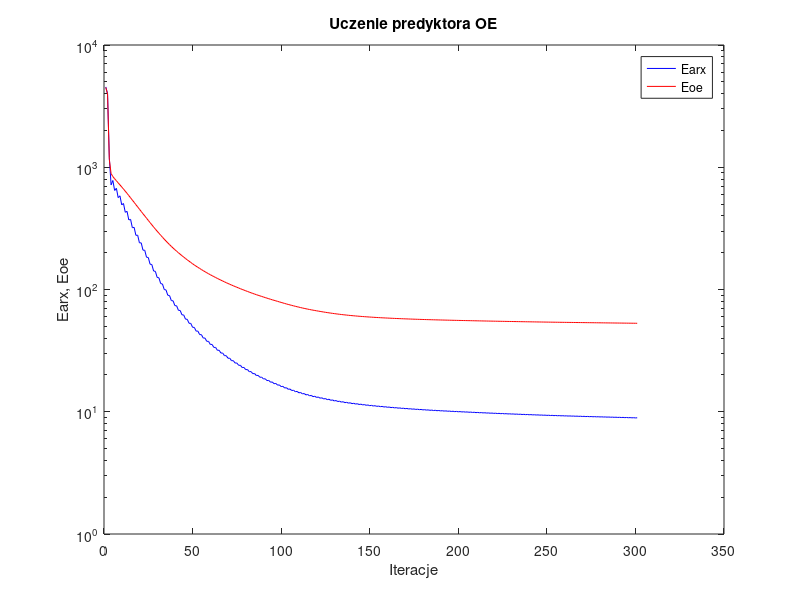
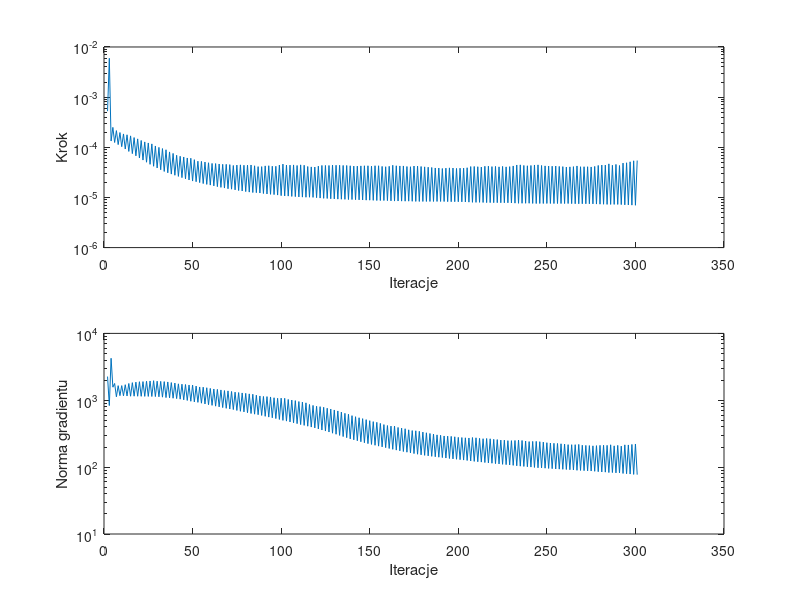

These figures' MATLAB source, in order:
%uczenie predyktora oe
clear all;
n=0; farx(n+1)=4.540924e+003; foe(n+1)=4.496766e+003; wspucz(n+1)=0.000000e+000; ng(n+1)=0.000000e+000;
n=1; farx(n+1)=4.000010e+003; foe(n+1)=3.974479e+003; krok(n+1)=5.252174e-004; ng(n+1)=2.262831e+003;
n=2; farx(n+1)=1.194707e+003; foe(n+1)=1.157136e+003; krok(n+1)=5.945944e-003; ng(n+1)=8.329974e+002;
n=3; farx(n+1)=7.176865e+002; foe(n+1)=8.875226e+002; krok(n+1)=1.333447e-004; ng(n+1)=4.246349e+003;
n=4; farx(n+1)=7.792118e+002; foe(n+1)=8.395324e+002; krok(n+1)=2.494331e-004; ng(n+1)=1.568692e+003;
n=5; farx(n+1)=6.459919e+002; foe(n+1)=8.051001e+002; krok(n+1)=1.246876e-004; ng(n+1)=1.782667e+003;
n=6; farx(n+1)=6.726604e+002; foe(n+1)=7.754794e+002; krok(n+1)=2.151397e-004; ng(n+1)=1.127198e+003;
n=7; farx(n+1)=5.642516e+002; foe(n+1)=7.450456e+002; krok(n+1)=1.131625e-004; ng(n+1)=1.653365e+003;
n=8; farx(n+1)=5.837962e+002; foe(n+1)=7.178771e+002; krok(n+1)=1.966794e-004; ng(n+1)=1.171506e+003;
n=9; farx(n+1)=4.924250e+002; foe(n+1)=6.895396e+002; krok(n+1)=1.028627e-004; ng(n+1)=1.656334e+003;
n=10; farx(n+1)=5.052836e+002; foe(n+1)=6.637538e+002; krok(n+1)=1.845902e-004; ng(n+1)=1.166904e+003;
n=11; farx(n+1)=4.282009e+002; foe(n+1)=6.368036e+002; krok(n+1)=9.242591e-005; ng(n+1)=1.708206e+003;
n=12; farx(n+1)=4.358257e+002; foe(n+1)=6.119873e+002; krok(n+1)=1.775310e-004; ng(n+1)=1.159390e+003;
n=13; farx(n+1)=3.707849e+002; foe(n+1)=5.862237e+002; krok(n+1)=8.271938e-005; ng(n+1)=1.781400e+003;
n=14; farx(n+1)=3.746421e+002; foe(n+1)=5.625606e+002; krok(n+1)=1.688183e-004; ng(n+1)=1.149181e+003;
n=15; farx(n+1)=3.202713e+002; foe(n+1)=5.384282e+002; krok(n+1)=7.481366e-005; ng(n+1)=1.833919e+003;
n=16; farx(n+1)=3.224251e+002; foe(n+1)=5.166109e+002; krok(n+1)=1.562643e-004; ng(n+1)=1.150543e+003;
n=17; farx(n+1)=2.774669e+002; foe(n+1)=4.943819e+002; krok(n+1)=6.756687e-005; ng(n+1)=1.866132e+003;
n=18; farx(n+1)=2.781677e+002; foe(n+1)=4.741390e+002; krok(n+1)=1.471357e-004; ng(n+1)=1.148421e+003;
n=19; farx(n+1)=2.408339e+002; foe(n+1)=4.537290e+002; krok(n+1)=6.112503e-005; ng(n+1)=1.894551e+003;
n=20; farx(n+1)=2.407163e+002; foe(n+1)=4.351906e+002; krok(n+1)=1.367364e-004; ng(n+1)=1.145789e+003;
n=21; farx(n+1)=2.098519e+002; foe(n+1)=4.167542e+002; krok(n+1)=5.561724e-005; ng(n+1)=1.901751e+003;
n=22; farx(n+1)=2.093691e+002; foe(n+1)=3.999169e+002; krok(n+1)=1.280208e-004; ng(n+1)=1.143413e+003;
n=23; farx(n+1)=1.836573e+002; foe(n+1)=3.831589e+002; krok(n+1)=5.039187e-005; ng(n+1)=1.923597e+003;
n=24; farx(n+1)=1.827291e+002; foe(n+1)=3.677027e+002; krok(n+1)=1.220198e-004; ng(n+1)=1.141614e+003;
n=25; farx(n+1)=1.611707e+002; foe(n+1)=3.524524e+002; krok(n+1)=4.572173e-005; ng(n+1)=1.943656e+003;
n=26; farx(n+1)=1.600141e+002; foe(n+1)=3.383510e+002; krok(n+1)=1.168734e-004; ng(n+1)=1.138791e+003;
n=27; farx(n+1)=1.417089e+002; foe(n+1)=3.244383e+002; krok(n+1)=4.184295e-005; ng(n+1)=1.962782e+003;
n=28; farx(n+1)=1.407522e+002; foe(n+1)=3.120088e+002; krok(n+1)=1.062537e-004; ng(n+1)=1.135931e+003;
n=29; farx(n+1)=1.255533e+002; foe(n+1)=2.998384e+002; krok(n+1)=3.867010e-005; ng(n+1)=1.928732e+003;
n=30; farx(n+1)=1.246524e+002; foe(n+1)=2.887196e+002; krok(n+1)=9.960454e-005; ng(n+1)=1.127053e+003;
n=31; farx(n+1)=1.118064e+002; foe(n+1)=2.778682e+002; krok(n+1)=3.565785e-005; ng(n+1)=1.915601e+003;
n=32; farx(n+1)=1.109124e+002; foe(n+1)=2.678558e+002; krok(n+1)=9.429965e-005; ng(n+1)=1.113289e+003;
n=33; farx(n+1)=9.999312e+001; foe(n+1)=2.581788e+002; krok(n+1)=3.298238e-005; ng(n+1)=1.900885e+003;
n=34; farx(n+1)=9.912788e+001; foe(n+1)=2.491655e+002; krok(n+1)=8.923578e-005; ng(n+1)=1.096503e+003;
n=35; farx(n+1)=8.974434e+001; foe(n+1)=2.405791e+002; krok(n+1)=3.098519e-005; ng(n+1)=1.879150e+003;
n=36; farx(n+1)=8.920144e+001; foe(n+1)=2.328058e+002; krok(n+1)=8.082043e-005; ng(n+1)=1.086754e+003;
n=37; farx(n+1)=8.119495e+001; foe(n+1)=2.253002e+002; krok(n+1)=2.921834e-005; ng(n+1)=1.838754e+003;
n=38; farx(n+1)=8.077631e+001; foe(n+1)=2.184038e+002; krok(n+1)=7.546424e-005; ng(n+1)=1.072569e+003;
n=39; farx(n+1)=7.383103e+001; foe(n+1)=2.117528e+002; krok(n+1)=2.769106e-005; ng(n+1)=1.808784e+003;
n=40; farx(n+1)=7.356962e+001; foe(n+1)=2.056889e+002; krok(n+1)=6.933884e-005; ng(n+1)=1.059451e+003;
n=41; farx(n+1)=6.757934e+001; foe(n+1)=1.998466e+002; krok(n+1)=2.627836e-005; ng(n+1)=1.760759e+003;
n=42; farx(n+1)=6.735466e+001; foe(n+1)=1.943675e+002; krok(n+1)=6.630174e-005; ng(n+1)=1.038752e+003;
n=43; farx(n+1)=6.209444e+001; foe(n+1)=1.891014e+002; krok(n+1)=2.481646e-005; ng(n+1)=1.738707e+003;
n=44; farx(n+1)=6.188307e+001; foe(n+1)=1.841122e+002; krok(n+1)=6.408173e-005; ng(n+1)=1.015269e+003;
n=45; farx(n+1)=5.722167e+001; foe(n+1)=1.793348e+002; krok(n+1)=2.354047e-005; ng(n+1)=1.719776e+003;
n=46; farx(n+1)=5.706218e+001; foe(n+1)=1.748369e+002; krok(n+1)=6.121123e-005; ng(n+1)=9.934449e+002;
n=47; farx(n+1)=5.294947e+001; foe(n+1)=1.705201e+002; krok(n+1)=2.230894e-005; ng(n+1)=1.691718e+003;
n=48; farx(n+1)=5.278141e+001; foe(n+1)=1.663755e+002; krok(n+1)=6.047525e-005; ng(n+1)=9.663953e+002;
n=49; farx(n+1)=4.907477e+001; foe(n+1)=1.623871e+002; krok(n+1)=2.122479e-005; ng(n+1)=1.684818e+003;
n=50; farx(n+1)=4.896408e+001; foe(n+1)=1.586693e+002; krok(n+1)=5.665485e-005; ng(n+1)=9.448205e+002;
n=51; farx(n+1)=4.568439e+001; foe(n+1)=1.551334e+002; krok(n+1)=2.058283e-005; ng(n+1)=1.629338e+003;
n=52; farx(n+1)=4.565869e+001; foe(n+1)=1.518378e+002; krok(n+1)=5.276397e-005; ng(n+1)=9.305167e+002;
n=53; farx(n+1)=4.275839e+001; foe(n+1)=1.486717e+002; krok(n+1)=1.977673e-005; ng(n+1)=1.580330e+003;
n=54; farx(n+1)=4.272416e+001; foe(n+1)=1.456169e+002; krok(n+1)=5.233915e-005; ng(n+1)=9.038506e+002;
n=55; farx(n+1)=4.008772e+001; foe(n+1)=1.426717e+002; krok(n+1)=1.891334e-005; ng(n+1)=1.568543e+003;
n=56; farx(n+1)=4.006701e+001; foe(n+1)=1.398721e+002; krok(n+1)=5.083014e-005; ng(n+1)=8.805112e+002;
n=57; farx(n+1)=3.768758e+001; foe(n+1)=1.371731e+002; krok(n+1)=1.821997e-005; ng(n+1)=1.538769e+003;
n=58; farx(n+1)=3.768116e+001; foe(n+1)=1.346075e+002; krok(n+1)=4.916986e-005; ng(n+1)=8.578030e+002;
n=59; farx(n+1)=3.553160e+001; foe(n+1)=1.321413e+002; krok(n+1)=1.763687e-005; ng(n+1)=1.503781e+003;
n=60; farx(n+1)=3.554517e+001; foe(n+1)=1.297949e+002; krok(n+1)=4.765565e-005; ng(n+1)=8.388534e+002;
n=61; farx(n+1)=3.359996e+001; foe(n+1)=1.275249e+002; krok(n+1)=1.700060e-005; ng(n+1)=1.473491e+003;
n=62; farx(n+1)=3.360641e+001; foe(n+1)=1.253328e+002; krok(n+1)=4.738492e-005; ng(n+1)=8.164418e+002;
n=63; farx(n+1)=3.182469e+001; foe(n+1)=1.232139e+002; krok(n+1)=1.641304e-005; ng(n+1)=1.454254e+003;
n=64; farx(n+1)=3.183920e+001; foe(n+1)=1.211868e+002; krok(n+1)=4.645269e-005; ng(n+1)=7.966315e+002;
n=65; farx(n+1)=3.021420e+001; foe(n+1)=1.192217e+002; krok(n+1)=1.588017e-005; ng(n+1)=1.427148e+003;
n=66; farx(n+1)=3.022726e+001; foe(n+1)=1.173296e+002; krok(n+1)=4.572173e-005; ng(n+1)=7.773150e+002;
n=67; farx(n+1)=2.874552e+001; foe(n+1)=1.155101e+002; krok(n+1)=1.539716e-005; ng(n+1)=1.397063e+003;
n=68; farx(n+1)=2.875827e+001; foe(n+1)=1.137364e+002; krok(n+1)=4.569352e-005; ng(n+1)=7.579942e+002;
n=69; farx(n+1)=2.738933e+001; foe(n+1)=1.120198e+002; krok(n+1)=1.490654e-005; ng(n+1)=1.381194e+003;
n=70; farx(n+1)=2.740455e+001; foe(n+1)=1.103614e+002; krok(n+1)=4.508384e-005; ng(n+1)=7.394803e+002;
n=71; farx(n+1)=2.614018e+001; foe(n+1)=1.087622e+002; krok(n+1)=1.460917e-005; ng(n+1)=1.353381e+003;
n=72; farx(n+1)=2.618357e+001; foe(n+1)=1.072549e+002; krok(n+1)=4.334515e-005; ng(n+1)=7.258847e+002;
n=73; farx(n+1)=2.502959e+001; foe(n+1)=1.057692e+002; krok(n+1)=1.416371e-005; ng(n+1)=1.321812e+003;
n=74; farx(n+1)=2.505250e+001; foe(n+1)=1.043100e+002; krok(n+1)=4.418089e-005; ng(n+1)=7.040478e+002;
n=75; farx(n+1)=2.398333e+001; foe(n+1)=1.029028e+002; krok(n+1)=1.373458e-005; ng(n+1)=1.304535e+003;
n=76; farx(n+1)=2.399892e+001; foe(n+1)=1.015068e+002; krok(n+1)=4.461789e-005; ng(n+1)=6.844317e+002;
n=77; farx(n+1)=2.299994e+001; foe(n+1)=1.001725e+002; krok(n+1)=1.344623e-005; ng(n+1)=1.286814e+003;
n=78; farx(n+1)=2.303536e+001; foe(n+1)=9.888550e+001; krok(n+1)=4.381503e-005; ng(n+1)=6.699939e+002;
n=79; farx(n+1)=2.210639e+001; foe(n+1)=9.761955e+001; krok(n+1)=1.308609e-005; ng(n+1)=1.268229e+003;
n=80; farx(n+1)=2.213654e+001; foe(n+1)=9.638565e+001; krok(n+1)=4.404185e-005; ng(n+1)=6.514294e+002;
n=81; farx(n+1)=2.127290e+001; foe(n+1)=9.518934e+001; krok(n+1)=1.277945e-005; ng(n+1)=1.246027e+003;
n=82; farx(n+1)=2.130354e+001; foe(n+1)=9.401168e+001; krok(n+1)=4.439098e-005; ng(n+1)=6.339551e+002;
n=83; farx(n+1)=2.049094e+001; foe(n+1)=9.286940e+001; krok(n+1)=1.253880e-005; ng(n+1)=1.230278e+003;
n=84; farx(n+1)=2.053341e+001; foe(n+1)=9.177489e+001; krok(n+1)=4.279756e-005; ng(n+1)=6.198073e+002;
n=85; farx(n+1)=1.978115e+001; foe(n+1)=9.072197e+001; krok(n+1)=1.245057e-005; ng(n+1)=1.190036e+003;
n=86; farx(n+1)=1.984292e+001; foe(n+1)=8.971874e+001; krok(n+1)=4.116566e-005; ng(n+1)=6.081653e+002;
n=87; farx(n+1)=1.914320e+001; foe(n+1)=8.873327e+001; krok(n+1)=1.225575e-005; ng(n+1)=1.159710e+003;
n=88; farx(n+1)=1.920701e+001; foe(n+1)=8.777619e+001; krok(n+1)=4.116566e-005; ng(n+1)=5.928963e+002;
n=89; farx(n+1)=1.855115e+001; foe(n+1)=8.683775e+001; krok(n+1)=1.197415e-005; ng(n+1)=1.140611e+003;
n=90; farx(n+1)=1.860894e+001; foe(n+1)=8.590021e+001; krok(n+1)=4.254517e-005; ng(n+1)=5.752577e+002;
n=91; farx(n+1)=1.798303e+001; foe(n+1)=8.498776e+001; krok(n+1)=1.171829e-005; ng(n+1)=1.134445e+003;
n=92; farx(n+1)=1.804474e+001; foe(n+1)=8.409270e+001; krok(n+1)=4.285449e-005; ng(n+1)=5.602033e+002;
n=93; farx(n+1)=1.744956e+001; foe(n+1)=8.321646e+001; krok(n+1)=1.153689e-005; ng(n+1)=1.120475e+003;
n=94; farx(n+1)=1.751841e+001; foe(n+1)=8.237568e+001; krok(n+1)=4.194015e-005; ng(n+1)=5.467940e+002;
n=95; farx(n+1)=1.696140e+001; foe(n+1)=8.155620e+001; krok(n+1)=1.139931e-005; ng(n+1)=1.090224e+003;
n=96; farx(n+1)=1.703482e+001; foe(n+1)=8.075731e+001; krok(n+1)=4.185317e-005; ng(n+1)=5.327276e+002;
n=97; farx(n+1)=1.651039e+001; foe(n+1)=7.997769e+001; krok(n+1)=1.115447e-005; ng(n+1)=1.070561e+003;
n=98; farx(n+1)=1.657941e+001; foe(n+1)=7.918596e+001; krok(n+1)=4.424067e-005; ng(n+1)=5.162773e+002;
n=99; farx(n+1)=1.607190e+001; foe(n+1)=7.841307e+001; krok(n+1)=1.085468e-005; ng(n+1)=1.074994e+003;
n=100; farx(n+1)=1.613746e+001; foe(n+1)=7.763274e+001; krok(n+1)=4.621295e-005; ng(n+1)=5.003917e+002;
n=101; farx(n+1)=1.564595e+001; foe(n+1)=7.687900e+001; krok(n+1)=1.071362e-005; ng(n+1)=1.069402e+003;
n=102; farx(n+1)=1.572324e+001; foe(n+1)=7.616620e+001; krok(n+1)=4.418089e-005; ng(n+1)=4.880314e+002;
n=103; farx(n+1)=1.526591e+001; foe(n+1)=7.547631e+001; krok(n+1)=1.063629e-005; ng(n+1)=1.028445e+003;
n=104; farx(n+1)=1.534933e+001; foe(n+1)=7.480609e+001; krok(n+1)=4.403374e-005; ng(n+1)=4.744413e+002;
n=105; farx(n+1)=1.491472e+001; foe(n+1)=7.415247e+001; krok(n+1)=1.048504e-005; ng(n+1)=1.007482e+003;
n=106; farx(n+1)=1.500038e+001; foe(n+1)=7.351294e+001; krok(n+1)=4.449139e-005; ng(n+1)=4.599257e+002;
n=107; farx(n+1)=1.458408e+001; foe(n+1)=7.289206e+001; krok(n+1)=1.038706e-005; ng(n+1)=9.882123e+002;
n=108; farx(n+1)=1.467712e+001; foe(n+1)=7.230354e+001; krok(n+1)=4.334515e-005; ng(n+1)=4.470101e+002;
n=109; farx(n+1)=1.428616e+001; foe(n+1)=7.172725e+001; krok(n+1)=1.023989e-005; ng(n+1)=9.569820e+002;
n=110; farx(n+1)=1.437643e+001; foe(n+1)=7.115383e+001; krok(n+1)=4.461789e-005; ng(n+1)=4.328607e+002;
n=111; farx(n+1)=1.400014e+001; foe(n+1)=7.060592e+001; krok(n+1)=1.015216e-005; ng(n+1)=9.388132e+002;
n=112; farx(n+1)=1.409872e+001; foe(n+1)=7.008269e+001; krok(n+1)=4.381503e-005; ng(n+1)=4.210585e+002;
n=113; farx(n+1)=1.373823e+001; foe(n+1)=6.956781e+001; krok(n+1)=1.009346e-005; ng(n+1)=9.149966e+002;
n=114; farx(n+1)=1.383938e+001; foe(n+1)=6.909317e+001; krok(n+1)=4.135969e-005; ng(n+1)=4.093916e+002;
n=115; farx(n+1)=1.350597e+001; foe(n+1)=6.863583e+001; krok(n+1)=1.010255e-005; ng(n+1)=8.646008e+002;
n=116; farx(n+1)=1.361022e+001; foe(n+1)=6.819795e+001; krok(n+1)=4.063037e-005; ng(n+1)=3.975314e+002;
n=117; farx(n+1)=1.329294e+001; foe(n+1)=6.777278e+001; krok(n+1)=1.003408e-005; ng(n+1)=8.371505e+002;
n=118; farx(n+1)=1.339887e+001; foe(n+1)=6.736542e+001; krok(n+1)=4.037383e-005; ng(n+1)=3.858230e+002;
n=119; farx(n+1)=1.309710e+001; foe(n+1)=6.696745e+001; krok(n+1)=9.888364e-006; ng(n+1)=8.135062e+002;
n=120; farx(n+1)=1.320082e+001; foe(n+1)=6.657205e+001; krok(n+1)=4.211523e-005; ng(n+1)=3.723096e+002;
n=121; farx(n+1)=1.290807e+001; foe(n+1)=6.618921e+001; krok(n+1)=9.716744e-006; ng(n+1)=8.024317e+002;
n=122; farx(n+1)=1.300978e+001; foe(n+1)=6.580969e+001; krok(n+1)=4.341873e-005; ng(n+1)=3.589584e+002;
n=123; farx(n+1)=1.272687e+001; foe(n+1)=6.544621e+001; krok(n+1)=9.602384e-006; ng(n+1)=7.857216e+002;
n=124; farx(n+1)=1.282812e+001; foe(n+1)=6.509272e+001; krok(n+1)=4.341873e-005; ng(n+1)=3.465649e+002;
n=125; farx(n+1)=1.255770e+001; foe(n+1)=6.475531e+001; krok(n+1)=9.540944e-006; ng(n+1)=7.599357e+002;
n=126; farx(n+1)=1.266119e+001; foe(n+1)=6.443191e+001; krok(n+1)=4.334515e-005; ng(n+1)=3.349046e+002;
n=127; farx(n+1)=1.240170e+001; foe(n+1)=6.411458e+001; krok(n+1)=9.410994e-006; ng(n+1)=7.399532e+002;
n=128; farx(n+1)=1.250142e+001; foe(n+1)=6.380635e+001; krok(n+1)=4.418089e-005; ng(n+1)=3.217803e+002;
n=129; farx(n+1)=1.225271e+001; foe(n+1)=6.351138e+001; krok(n+1)=9.351708e-006; ng(n+1)=7.158728e+002;
n=130; farx(n+1)=1.235330e+001; foe(n+1)=6.323091e+001; krok(n+1)=4.381503e-005; ng(n+1)=3.102729e+002;
n=131; farx(n+1)=1.211540e+001; foe(n+1)=6.295653e+001; krok(n+1)=9.262259e-006; ng(n+1)=6.925985e+002;
n=132; farx(n+1)=1.221274e+001; foe(n+1)=6.269454e+001; krok(n+1)=4.381554e-005; ng(n+1)=2.981086e+002;
n=133; farx(n+1)=1.198670e+001; foe(n+1)=6.244292e+001; krok(n+1)=9.207477e-006; ng(n+1)=6.648718e+002;
n=134; farx(n+1)=1.208178e+001; foe(n+1)=6.220146e+001; krok(n+1)=4.341873e-005; ng(n+1)=2.866200e+002;
n=135; farx(n+1)=1.186690e+001; foe(n+1)=6.197097e+001; krok(n+1)=9.165986e-006; ng(n+1)=6.376228e+002;
n=136; farx(n+1)=1.196146e+001; foe(n+1)=6.174984e+001; krok(n+1)=4.334515e-005; ng(n+1)=2.756894e+002;
n=137; farx(n+1)=1.175499e+001; foe(n+1)=6.153457e+001; krok(n+1)=9.089066e-006; ng(n+1)=6.176464e+002;
n=138; farx(n+1)=1.184547e+001; foe(n+1)=6.132923e+001; krok(n+1)=4.279756e-005; ng(n+1)=2.646292e+002;
n=139; farx(n+1)=1.165026e+001; foe(n+1)=6.113429e+001; krok(n+1)=9.078452e-006; ng(n+1)=5.885697e+002;
n=140; farx(n+1)=1.173976e+001; foe(n+1)=6.094754e+001; krok(n+1)=4.219311e-005; ng(n+1)=2.561842e+002;
n=141; farx(n+1)=1.155309e+001; foe(n+1)=6.076708e+001; krok(n+1)=9.024321e-006; ng(n+1)=5.676174e+002;
n=142; farx(n+1)=1.164004e+001; foe(n+1)=6.059368e+001; krok(n+1)=4.211523e-005; ng(n+1)=2.479901e+002;
n=143; farx(n+1)=1.146161e+001; foe(n+1)=6.042637e+001; krok(n+1)=8.960031e-006; ng(n+1)=5.476497e+002;
n=144; farx(n+1)=1.154585e+001; foe(n+1)=6.026352e+001; krok(n+1)=4.254517e-005; ng(n+1)=2.397026e+002;
n=145; farx(n+1)=1.137429e+001; foe(n+1)=6.010692e+001; krok(n+1)=8.887598e-006; ng(n+1)=5.310659e+002;
n=146; farx(n+1)=1.145537e+001; foe(n+1)=5.995379e+001; krok(n+1)=4.279756e-005; ng(n+1)=2.316420e+002;
n=147; farx(n+1)=1.129092e+001; foe(n+1)=5.980812e+001; krok(n+1)=8.833238e-006; ng(n+1)=5.130370e+002;
n=148; farx(n+1)=1.136920e+001; foe(n+1)=5.966493e+001; krok(n+1)=4.279756e-005; ng(n+1)=2.246328e+002;
n=149; farx(n+1)=1.121114e+001; foe(n+1)=5.952957e+001; krok(n+1)=8.818436e-006; ng(n+1)=4.951154e+002;
n=150; farx(n+1)=1.128856e+001; foe(n+1)=5.939937e+001; krok(n+1)=4.204485e-005; ng(n+1)=2.186704e+002;
n=151; farx(n+1)=1.113698e+001; foe(n+1)=5.927299e+001; krok(n+1)=8.756691e-006; ng(n+1)=4.788800e+002;
n=152; farx(n+1)=1.121208e+001; foe(n+1)=5.914925e+001; krok(n+1)=4.285449e-005; ng(n+1)=2.122612e+002;
n=153; farx(n+1)=1.106498e+001; foe(n+1)=5.902905e+001; krok(n+1)=8.686387e-006; ng(n+1)=4.678520e+002;
n=154; farx(n+1)=1.113691e+001; foe(n+1)=5.891219e+001; krok(n+1)=4.279756e-005; ng(n+1)=2.061236e+002;
n=155; farx(n+1)=1.099565e+001; foe(n+1)=5.880054e+001; krok(n+1)=8.682944e-006; ng(n+1)=4.509197e+002;
n=156; farx(n+1)=1.106582e+001; foe(n+1)=5.869362e+001; krok(n+1)=4.156331e-005; ng(n+1)=2.007797e+002;
n=157; farx(n+1)=1.093094e+001; foe(n+1)=5.859063e+001; krok(n+1)=8.682944e-006; ng(n+1)=4.326995e+002;
n=158; farx(n+1)=1.099956e+001; foe(n+1)=5.849145e+001; krok(n+1)=4.095033e-005; ng(n+1)=1.956084e+002;
n=159; farx(n+1)=1.087007e+001; foe(n+1)=5.839490e+001; krok(n+1)=8.632369e-006; ng(n+1)=4.188363e+002;
n=160; farx(n+1)=1.093664e+001; foe(n+1)=5.829948e+001; krok(n+1)=4.176829e-005; ng(n+1)=1.901691e+002;
n=161; farx(n+1)=1.081079e+001; foe(n+1)=5.820684e+001; krok(n+1)=8.546025e-006; ng(n+1)=4.106633e+002;
n=162; farx(n+1)=1.087622e+001; foe(n+1)=5.811371e+001; krok(n+1)=4.381503e-005; ng(n+1)=1.846857e+002;
n=163; farx(n+1)=1.075098e+001; foe(n+1)=5.802182e+001; krok(n+1)=8.466097e-006; ng(n+1)=4.100802e+002;
n=164; farx(n+1)=1.081334e+001; foe(n+1)=5.793403e+001; krok(n+1)=4.279756e-005; ng(n+1)=1.797438e+002;
n=165; farx(n+1)=1.069429e+001; foe(n+1)=5.784973e+001; krok(n+1)=8.481911e-006; ng(n+1)=3.919620e+002;
n=166; farx(n+1)=1.075592e+001; foe(n+1)=5.776774e+001; krok(n+1)=4.244958e-005; ng(n+1)=1.753881e+002;
n=167; farx(n+1)=1.064018e+001; foe(n+1)=5.768719e+001; krok(n+1)=8.445281e-006; ng(n+1)=3.834915e+002;
n=168; farx(n+1)=1.070037e+001; foe(n+1)=5.760921e+001; krok(n+1)=4.244958e-005; ng(n+1)=1.711557e+002;
n=169; farx(n+1)=1.058776e+001; foe(n+1)=5.753226e+001; krok(n+1)=8.423638e-006; ng(n+1)=3.750722e+002;
n=170; farx(n+1)=1.064579e+001; foe(n+1)=5.745875e+001; krok(n+1)=4.135969e-005; ng(n+1)=1.672317e+002;
n=171; farx(n+1)=1.053819e+001; foe(n+1)=5.738729e+001; krok(n+1)=8.429495e-006; ng(n+1)=3.612574e+002;
n=172; farx(n+1)=1.059477e+001; foe(n+1)=5.731739e+001; krok(n+1)=4.095955e-005; ng(n+1)=1.634748e+002;
n=173; farx(n+1)=1.049096e+001; foe(n+1)=5.724950e+001; krok(n+1)=8.379583e-006; ng(n+1)=3.521502e+002;
n=174; farx(n+1)=1.054618e+001; foe(n+1)=5.718058e+001; krok(n+1)=4.229784e-005; ng(n+1)=1.594854e+002;
n=175; farx(n+1)=1.044353e+001; foe(n+1)=5.711381e+001; krok(n+1)=8.334046e-006; ng(n+1)=3.496098e+002;
n=176; farx(n+1)=1.049792e+001; foe(n+1)=5.704825e+001; krok(n+1)=4.211523e-005; ng(n+1)=1.559896e+002;
n=177; farx(n+1)=1.039763e+001; foe(n+1)=5.698392e+001; krok(n+1)=8.316918e-006; ng(n+1)=3.432378e+002;
n=178; farx(n+1)=1.045082e+001; foe(n+1)=5.692172e+001; krok(n+1)=4.138280e-005; ng(n+1)=1.527423e+002;
n=179; farx(n+1)=1.035372e+001; foe(n+1)=5.686065e+001; krok(n+1)=8.316918e-006; ng(n+1)=3.343368e+002;
n=180; farx(n+1)=1.040580e+001; foe(n+1)=5.680145e+001; krok(n+1)=4.073849e-005; ng(n+1)=1.500133e+002;
n=181; farx(n+1)=1.031157e+001; foe(n+1)=5.674324e+001; krok(n+1)=8.316918e-006; ng(n+1)=3.263379e+002;
n=182; farx(n+1)=1.036259e+001; foe(n+1)=5.668684e+001; krok(n+1)=4.006473e-005; ng(n+1)=1.474275e+002;
n=183; farx(n+1)=1.027113e+001; foe(n+1)=5.663129e+001; krok(n+1)=8.316918e-006; ng(n+1)=3.186394e+002;
n=184; farx(n+1)=1.032121e+001; foe(n+1)=5.657734e+001; krok(n+1)=3.953838e-005; ng(n+1)=1.450479e+002;
n=185; farx(n+1)=1.023214e+001; foe(n+1)=5.652408e+001; krok(n+1)=8.316918e-006; ng(n+1)=3.119415e+002;
n=186; farx(n+1)=1.028101e+001; foe(n+1)=5.647251e+001; krok(n+1)=3.868786e-005; ng(n+1)=1.429335e+002;
n=187; farx(n+1)=1.019490e+001; foe(n+1)=5.642191e+001; krok(n+1)=8.318815e-006; ng(n+1)=3.036928e+002;
n=188; farx(n+1)=1.024303e+001; foe(n+1)=5.637202e+001; krok(n+1)=3.862984e-005; ng(n+1)=1.408008e+002;
n=189; farx(n+1)=1.015845e+001; foe(n+1)=5.632286e+001; krok(n+1)=8.316918e-006; ng(n+1)=2.994198e+002;
n=190; farx(n+1)=1.020578e+001; foe(n+1)=5.627536e+001; krok(n+1)=3.773212e-005; ng(n+1)=1.389499e+002;
n=191; farx(n+1)=1.012391e+001; foe(n+1)=5.622835e+001; krok(n+1)=8.295367e-006; ng(n+1)=2.925046e+002;
n=192; farx(n+1)=1.017038e+001; foe(n+1)=5.618144e+001; krok(n+1)=3.837621e-005; ng(n+1)=1.367686e+002;
n=193; farx(n+1)=1.008969e+001; foe(n+1)=5.613518e+001; krok(n+1)=8.245594e-006; ng(n+1)=2.907028e+002;
n=194; farx(n+1)=1.013528e+001; foe(n+1)=5.608895e+001; krok(n+1)=3.886698e-005; ng(n+1)=1.346637e+002;
n=195; farx(n+1)=1.005573e+001; foe(n+1)=5.604358e+001; krok(n+1)=8.223627e-006; ng(n+1)=2.883143e+002;
n=196; farx(n+1)=1.010069e+001; foe(n+1)=5.599892e+001; krok(n+1)=3.859038e-005; ng(n+1)=1.328425e+002;
n=197; farx(n+1)=1.002269e+001; foe(n+1)=5.595486e+001; krok(n+1)=8.219763e-006; ng(n+1)=2.842756e+002;
n=198; farx(n+1)=1.006684e+001; foe(n+1)=5.591191e+001; krok(n+1)=3.791849e-005; ng(n+1)=1.311493e+002;
n=199; farx(n+1)=9.991033e+000; foe(n+1)=5.586957e+001; krok(n+1)=8.206521e-006; ng(n+1)=2.785922e+002;
n=200; farx(n+1)=1.003460e+001; foe(n+1)=5.582736e+001; krok(n+1)=3.831790e-005; ng(n+1)=1.293027e+002;
n=201; farx(n+1)=9.959779e+000; foe(n+1)=5.578565e+001; krok(n+1)=8.172419e-006; ng(n+1)=2.769280e+002;
n=202; farx(n+1)=1.000276e+001; foe(n+1)=5.574437e+001; krok(n+1)=3.848816e-005; ng(n+1)=1.275499e+002;
n=203; farx(n+1)=9.929231e+000; foe(n+1)=5.570346e+001; krok(n+1)=8.129247e-006; ng(n+1)=2.745701e+002;
n=204; farx(n+1)=9.971404e+000; foe(n+1)=5.566249e+001; krok(n+1)=3.909086e-005; ng(n+1)=1.256925e+002;
n=205; farx(n+1)=9.899177e+000; foe(n+1)=5.562219e+001; krok(n+1)=8.058704e-006; ng(n+1)=2.728714e+002;
n=206; farx(n+1)=9.941046e+000; foe(n+1)=5.558055e+001; krok(n+1)=4.126990e-005; ng(n+1)=1.236256e+002;
n=207; farx(n+1)=9.868140e+000; foe(n+1)=5.553931e+001; krok(n+1)=7.989188e-006; ng(n+1)=2.771109e+002;
n=208; farx(n+1)=9.909367e+000; foe(n+1)=5.549852e+001; krok(n+1)=4.143129e-005; ng(n+1)=1.219240e+002;
n=209; farx(n+1)=9.837636e+000; foe(n+1)=5.545813e+001; krok(n+1)=7.969908e-006; ng(n+1)=2.744966e+002;
n=210; farx(n+1)=9.877944e+000; foe(n+1)=5.541844e+001; krok(n+1)=4.095955e-005; ng(n+1)=1.203395e+002;
n=211; farx(n+1)=9.807945e+000; foe(n+1)=5.537954e+001; krok(n+1)=7.983154e-006; ng(n+1)=2.693157e+002;
n=212; farx(n+1)=9.848036e+000; foe(n+1)=5.534152e+001; krok(n+1)=4.037383e-005; ng(n+1)=1.189755e+002;
n=213; farx(n+1)=9.779606e+000; foe(n+1)=5.530360e+001; krok(n+1)=7.940086e-006; ng(n+1)=2.660346e+002;
n=214; farx(n+1)=9.819272e+000; foe(n+1)=5.526535e+001; krok(n+1)=4.184295e-005; ng(n+1)=1.172036e+002;
n=215; farx(n+1)=9.750881e+000; foe(n+1)=5.522715e+001; krok(n+1)=7.886739e-006; ng(n+1)=2.680289e+002;
n=216; farx(n+1)=9.789827e+000; foe(n+1)=5.518947e+001; krok(n+1)=4.204485e-005; ng(n+1)=1.156378e+002;
n=217; farx(n+1)=9.722464e+000; foe(n+1)=5.515207e+001; krok(n+1)=7.884010e-006; ng(n+1)=2.654278e+002;
n=218; farx(n+1)=9.760853e+000; foe(n+1)=5.511588e+001; krok(n+1)=4.116566e-005; ng(n+1)=1.143487e+002;
n=219; farx(n+1)=9.695356e+000; foe(n+1)=5.507985e+001; krok(n+1)=7.866658e-006; ng(n+1)=2.604397e+002;
n=220; farx(n+1)=9.732939e+000; foe(n+1)=5.504391e+001; krok(n+1)=4.156331e-005; ng(n+1)=1.128186e+002;
n=221; farx(n+1)=9.668350e+000; foe(n+1)=5.500859e+001; krok(n+1)=7.864914e-006; ng(n+1)=2.581828e+002;
n=222; farx(n+1)=9.705491e+000; foe(n+1)=5.497406e+001; krok(n+1)=4.073849e-005; ng(n+1)=1.116262e+002;
n=223; farx(n+1)=9.642593e+000; foe(n+1)=5.493991e+001; krok(n+1)=7.840842e-006; ng(n+1)=2.538505e+002;
n=224; farx(n+1)=9.679141e+000; foe(n+1)=5.490540e+001; krok(n+1)=4.156331e-005; ng(n+1)=1.101341e+002;
n=225; farx(n+1)=9.616652e+000; foe(n+1)=5.487149e+001; krok(n+1)=7.829941e-006; ng(n+1)=2.534491e+002;
n=226; farx(n+1)=9.652762e+000; foe(n+1)=5.483835e+001; krok(n+1)=4.068304e-005; ng(n+1)=1.090172e+002;
n=227; farx(n+1)=9.591826e+000; foe(n+1)=5.480559e+001; krok(n+1)=7.821846e-006; ng(n+1)=2.490787e+002;
n=228; farx(n+1)=9.627729e+000; foe(n+1)=5.477294e+001; krok(n+1)=4.116566e-005; ng(n+1)=1.077346e+002;
n=229; farx(n+1)=9.567387e+000; foe(n+1)=5.474033e+001; krok(n+1)=7.768137e-006; ng(n+1)=2.490903e+002;
n=230; farx(n+1)=9.602885e+000; foe(n+1)=5.470747e+001; krok(n+1)=4.244958e-005; ng(n+1)=1.062862e+002;
n=231; farx(n+1)=9.542870e+000; foe(n+1)=5.467469e+001; krok(n+1)=7.698578e-006; ng(n+1)=2.504434e+002;
n=232; farx(n+1)=9.578005e+000; foe(n+1)=5.464124e+001; krok(n+1)=4.438276e-005; ng(n+1)=1.047551e+002;
n=233; farx(n+1)=9.517782e+000; foe(n+1)=5.460793e+001; krok(n+1)=7.640629e-006; ng(n+1)=2.534180e+002;
n=234; farx(n+1)=9.552027e+000; foe(n+1)=5.457464e+001; krok(n+1)=4.461789e-005; ng(n+1)=1.034052e+002;
n=235; farx(n+1)=9.492834e+000; foe(n+1)=5.454219e+001; krok(n+1)=7.649935e-006; ng(n+1)=2.502885e+002;
n=236; farx(n+1)=9.526734e+000; foe(n+1)=5.451042e+001; krok(n+1)=4.341873e-005; ng(n+1)=1.024169e+002;
n=237; farx(n+1)=9.469047e+000; foe(n+1)=5.447914e+001; krok(n+1)=7.651404e-006; ng(n+1)=2.456252e+002;
n=238; farx(n+1)=9.502186e+000; foe(n+1)=5.444812e+001; krok(n+1)=4.279756e-005; ng(n+1)=1.013064e+002;
n=239; farx(n+1)=9.445989e+000; foe(n+1)=5.441800e+001; krok(n+1)=7.653807e-006; ng(n+1)=2.409398e+002;
n=240; farx(n+1)=9.479321e+000; foe(n+1)=5.438765e+001; krok(n+1)=4.334515e-005; ng(n+1)=1.002305e+002;
n=241; farx(n+1)=9.423271e+000; foe(n+1)=5.435733e+001; krok(n+1)=7.599740e-006; ng(n+1)=2.424509e+002;
n=242; farx(n+1)=9.456167e+000; foe(n+1)=5.432686e+001; krok(n+1)=4.438276e-005; ng(n+1)=9.896735e+001;
n=243; farx(n+1)=9.400479e+000; foe(n+1)=5.429657e+001; krok(n+1)=7.559984e-006; ng(n+1)=2.428477e+002;
n=244; farx(n+1)=9.432644e+000; foe(n+1)=5.426626e+001; krok(n+1)=4.461789e-005; ng(n+1)=9.778148e+001;
n=245; farx(n+1)=9.377744e+000; foe(n+1)=5.423666e+001; krok(n+1)=7.575850e-006; ng(n+1)=2.402572e+002;
n=246; farx(n+1)=9.409884e+000; foe(n+1)=5.420795e+001; krok(n+1)=4.334515e-005; ng(n+1)=9.727828e+001;
n=247; farx(n+1)=9.356102e+000; foe(n+1)=5.417919e+001; krok(n+1)=7.575850e-006; ng(n+1)=2.368219e+002;
n=248; farx(n+1)=9.387534e+000; foe(n+1)=5.415121e+001; krok(n+1)=4.254517e-005; ng(n+1)=9.646843e+001;
n=249; farx(n+1)=9.335194e+000; foe(n+1)=5.412357e+001; krok(n+1)=7.581373e-006; ng(n+1)=2.320004e+002;
n=250; farx(n+1)=9.366190e+000; foe(n+1)=5.409615e+001; krok(n+1)=4.229784e-005; ng(n+1)=9.563158e+001;
n=251; farx(n+1)=9.314720e+000; foe(n+1)=5.406914e+001; krok(n+1)=7.578315e-006; ng(n+1)=2.294660e+002;
n=252; farx(n+1)=9.345385e+000; foe(n+1)=5.404239e+001; krok(n+1)=4.194015e-005; ng(n+1)=9.488273e+001;
n=253; farx(n+1)=9.294831e+000; foe(n+1)=5.401596e+001; krok(n+1)=7.559984e-006; ng(n+1)=2.270860e+002;
n=254; farx(n+1)=9.325085e+000; foe(n+1)=5.398939e+001; krok(n+1)=4.229784e-005; ng(n+1)=9.392858e+001;
n=255; farx(n+1)=9.274976e+000; foe(n+1)=5.396326e+001; krok(n+1)=7.559406e-006; ng(n+1)=2.260225e+002;
n=256; farx(n+1)=9.305061e+000; foe(n+1)=5.393767e+001; krok(n+1)=4.154824e-005; ng(n+1)=9.337829e+001;
n=257; farx(n+1)=9.255796e+000; foe(n+1)=5.391215e+001; krok(n+1)=7.559406e-006; ng(n+1)=2.234096e+002;
n=258; farx(n+1)=9.285580e+000; foe(n+1)=5.388719e+001; krok(n+1)=4.116566e-005; ng(n+1)=9.275170e+001;
n=259; farx(n+1)=9.237061e+000; foe(n+1)=5.386221e+001; krok(n+1)=7.559406e-006; ng(n+1)=2.211409e+002;
n=260; farx(n+1)=9.266261e+000; foe(n+1)=5.383789e+001; krok(n+1)=4.033419e-005; ng(n+1)=9.219484e+001;
n=261; farx(n+1)=9.219011e+000; foe(n+1)=5.381382e+001; krok(n+1)=7.559984e-006; ng(n+1)=2.168286e+002;
n=262; farx(n+1)=9.248005e+000; foe(n+1)=5.378973e+001; krok(n+1)=4.069022e-005; ng(n+1)=9.142803e+001;
n=263; farx(n+1)=9.201124e+000; foe(n+1)=5.376580e+001; krok(n+1)=7.532364e-006; ng(n+1)=2.165726e+002;
n=264; farx(n+1)=9.229940e+000; foe(n+1)=5.374189e+001; krok(n+1)=4.116566e-005; ng(n+1)=9.064500e+001;
n=265; farx(n+1)=9.183433e+000; foe(n+1)=5.371802e+001; krok(n+1)=7.488082e-006; ng(n+1)=2.166730e+002;
n=266; farx(n+1)=9.212072e+000; foe(n+1)=5.369386e+001; krok(n+1)=4.244958e-005; ng(n+1)=8.962457e+001;
n=267; farx(n+1)=9.165340e+000; foe(n+1)=5.366974e+001; krok(n+1)=7.471755e-006; ng(n+1)=2.184596e+002;
n=268; farx(n+1)=9.193319e+000; foe(n+1)=5.364645e+001; krok(n+1)=4.095955e-005; ng(n+1)=8.924914e+001;
n=269; farx(n+1)=9.148146e+000; foe(n+1)=5.362353e+001; krok(n+1)=7.488082e-006; ng(n+1)=2.125099e+002;
n=270; farx(n+1)=9.175850e+000; foe(n+1)=5.360057e+001; krok(n+1)=4.095955e-005; ng(n+1)=8.860248e+001;
n=271; farx(n+1)=9.131207e+000; foe(n+1)=5.357796e+001; krok(n+1)=7.475688e-006; ng(n+1)=2.112043e+002;
n=272; farx(n+1)=9.158674e+000; foe(n+1)=5.355534e+001; krok(n+1)=4.095955e-005; ng(n+1)=8.798326e+001;
n=273; farx(n+1)=9.114472e+000; foe(n+1)=5.353302e+001; krok(n+1)=7.470954e-006; ng(n+1)=2.100582e+002;
n=274; farx(n+1)=9.141731e+000; foe(n+1)=5.351096e+001; krok(n+1)=4.055039e-005; ng(n+1)=8.751253e+001;
n=275; farx(n+1)=9.098255e+000; foe(n+1)=5.348905e+001; krok(n+1)=7.447416e-006; ng(n+1)=2.081771e+002;
n=276; farx(n+1)=9.125406e+000; foe(n+1)=5.346689e+001; krok(n+1)=4.154824e-005; ng(n+1)=8.666347e+001;
n=277; farx(n+1)=9.082067e+000; foe(n+1)=5.344479e+001; krok(n+1)=7.381362e-006; ng(n+1)=2.095974e+002;
n=278; farx(n+1)=9.108856e+000; foe(n+1)=5.342192e+001; krok(n+1)=4.341873e-005; ng(n+1)=8.547577e+001;
n=279; farx(n+1)=9.065368e+000; foe(n+1)=5.339951e+001; krok(n+1)=7.338903e-006; ng(n+1)=2.116706e+002;
n=280; farx(n+1)=9.092052e+000; foe(n+1)=5.337669e+001; krok(n+1)=4.418089e-005; ng(n+1)=8.472051e+001;
n=281; farx(n+1)=9.048614e+000; foe(n+1)=5.335420e+001; krok(n+1)=7.316160e-006; ng(n+1)=2.125012e+002;
n=282; farx(n+1)=9.075167e+000; foe(n+1)=5.333178e+001; krok(n+1)=4.417967e-005; ng(n+1)=8.416165e+001;
n=283; farx(n+1)=9.032327e+000; foe(n+1)=5.330950e+001; krok(n+1)=7.265431e-006; ng(n+1)=2.117319e+002;
n=284; farx(n+1)=9.058753e+000; foe(n+1)=5.328626e+001; krok(n+1)=4.672577e-005; ng(n+1)=8.297933e+001;
n=285; farx(n+1)=9.015095e+000; foe(n+1)=5.326328e+001; krok(n+1)=7.258975e-006; ng(n+1)=2.158015e+002;
n=286; farx(n+1)=9.041036e+000; foe(n+1)=5.324157e+001; krok(n+1)=4.381554e-005; ng(n+1)=8.299850e+001;
n=287; farx(n+1)=8.999318e+000; foe(n+1)=5.322009e+001; krok(n+1)=7.265431e-006; ng(n+1)=2.080800e+002;
n=288; farx(n+1)=9.025347e+000; foe(n+1)=5.319810e+001; krok(n+1)=4.554340e-005; ng(n+1)=8.211839e+001;
n=289; farx(n+1)=8.982971e+000; foe(n+1)=5.317606e+001; krok(n+1)=7.258975e-006; ng(n+1)=2.114740e+002;
n=290; farx(n+1)=9.008741e+000; foe(n+1)=5.315536e+001; krok(n+1)=4.334515e-005; ng(n+1)=8.209832e+001;
n=291; farx(n+1)=8.968054e+000; foe(n+1)=5.313436e+001; krok(n+1)=7.204914e-006; ng(n+1)=2.060918e+002;
n=292; farx(n+1)=8.993895e+000; foe(n+1)=5.311185e+001; krok(n+1)=4.837788e-005; ng(n+1)=8.044834e+001;
n=293; farx(n+1)=8.951606e+000; foe(n+1)=5.308919e+001; krok(n+1)=7.122056e-006; ng(n+1)=2.153790e+002;
n=294; farx(n+1)=8.977024e+000; foe(n+1)=5.306651e+001; krok(n+1)=4.913127e-005; ng(n+1)=7.967597e+001;
n=295; farx(n+1)=8.935228e+000; foe(n+1)=5.304404e+001; krok(n+1)=7.086051e-006; ng(n+1)=2.146770e+002;
n=296; farx(n+1)=8.960685e+000; foe(n+1)=5.302088e+001; krok(n+1)=5.137901e-005; ng(n+1)=7.879110e+001;
n=297; farx(n+1)=8.918483e+000; foe(n+1)=5.299775e+001; krok(n+1)=7.026980e-006; ng(n+1)=2.184476e+002;
n=298; farx(n+1)=8.943837e+000; foe(n+1)=5.297398e+001; krok(n+1)=5.378705e-005; ng(n+1)=7.786177e+001;
n=299; farx(n+1)=8.901236e+000; foe(n+1)=5.295025e+001; krok(n+1)=6.986564e-006; ng(n+1)=2.218123e+002;
n=300; farx(n+1)=8.926360e+000; foe(n+1)=5.292652e+001; krok(n+1)=5.445830e-005; ng(n+1)=7.720430e+001;

figure; semilogy(farx,'b'); hold on; semilogy(foe,'r'); xlabel('Iteracje'); ylabel('Earx, Eoe'); legend('Earx','Eoe'); title('Uczenie predyktora OE');
figure; subplot(2,1,1); semilogy(krok); xlabel('Iteracje'); ylabel('Krok');
subplot(2,1,2); semilogy(ng); xlabel('Iteracje'); ylabel('Norma gradientu');
Earx=farx(n+1)
Eoe=foe(n+1)
